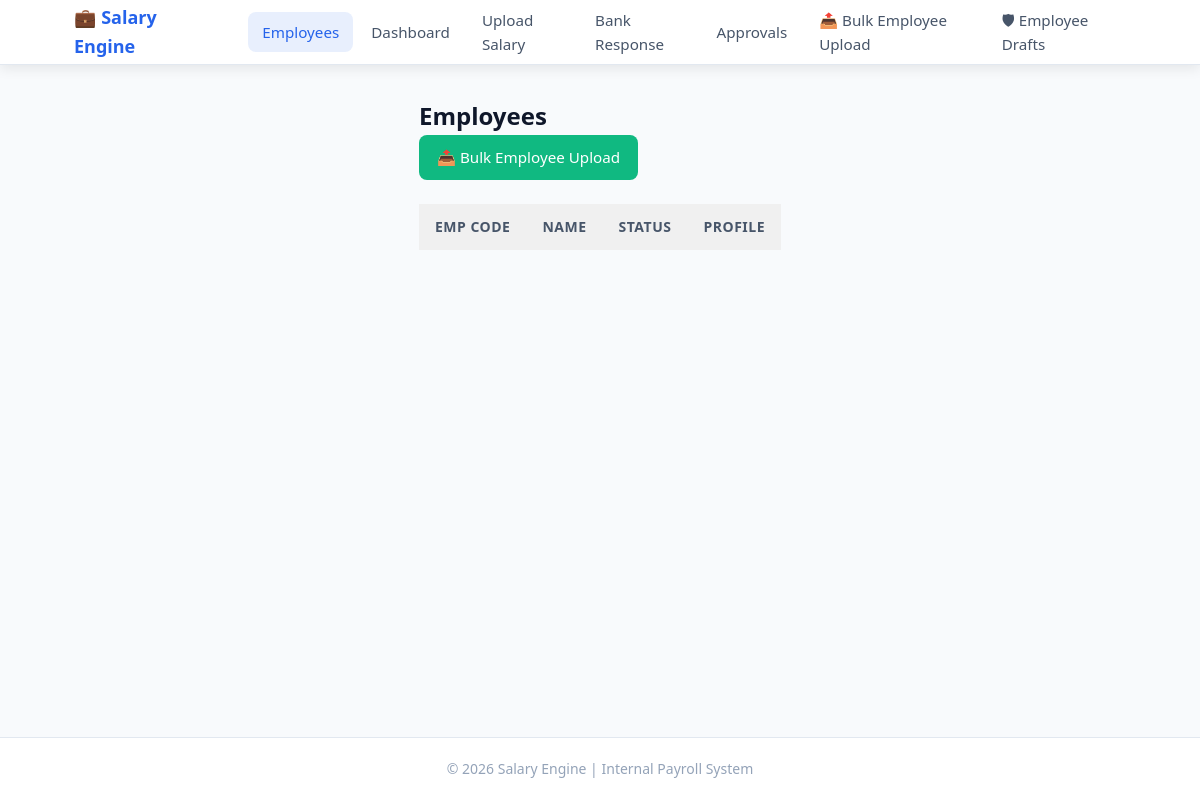
Page /employee/ on the earlier database version.
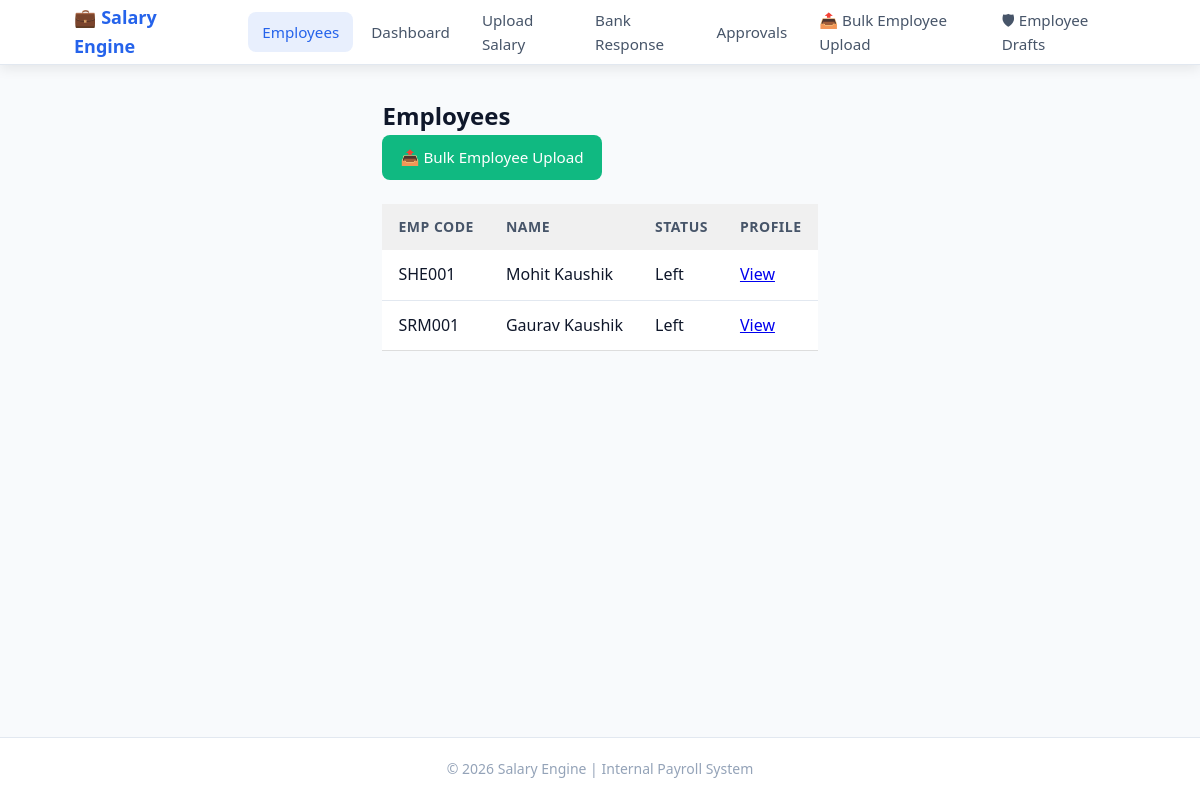
Same page on the later database version.
### employees/models.py (models this page shows, shortened)
class Employee(models.Model):
    company = models.ForeignKey(
        Company,
        on_delete=models.PROTECT,
        related_name="employees"
    )
    emp_code = models.CharField(max_length=50)
    name = models.CharField(max_length=200)
    father_name = models.CharField(max_length=200, blank=True)
    uan_number = models.CharField(
        max_length=20,
        unique=True,
        null=True,
        blank=True
    )
    esic_number = models.CharField(
        max_length=20,
        unique=True,
        null=True,
        blank=True
    )
    document_number = models.CharField(
        max_length=50,
        unique=True,
        null=True,
        blank=True
    )
    default_salary = models.DecimalField(
        max_digits=10,
        decimal_places=2,
        null=True,
        blank=True
    )
    joining_date = models.DateField()
    exit_date = models.DateField(null=True, blank=True)
    created_at = models.DateTimeField(auto_now_add=True)
    approved_by = models.ForeignKey(
        User,
        null=True,
        blank=True,
        on_delete=models.SET_NULL,
        related_name="approved_employees"
    )
    class Meta:
        unique_together = ("company", "emp_code")
        ordering = ["emp_code"]

### employees/views.py (the view)
# urls.py: path("", employee_list, name="employee_list"),
def employee_list(request):
    employees = Employee.objects.order_by("emp_code")
    return render(
        request,
        "employees/employee_list.html",
        {"employees": employees}
    )

### templates/employees/employee_list.html (shortened to what this page needs)
{% extends "base.html" %}
{% block content %}
<h2>Employees</h2>
<div class="mb-3">
    {% if not request.user.is_staff %}
        <a class="btn btn-success"
           href="{% url 'employees:upload_employee_drafts' %}">
            📤 Bulk Employee Upload
        </a>
    {% endif %}
</div>
<table style="width:100%; background:white; border-collapse:collapse; margin-top:20px;">
    <tr style="background:#f0f0f0;">
        <th>Emp Code</th>
        <th>Name</th>
        <th>Status</th>
        <th>Profile</th>
    </tr>
    {% for e in employees %}
    <tr style="border-bottom:1px solid #ddd;">
        <td>{{ e.emp_code }}</td>
        <td>{{ e.name }}</td>
        <td>{{ e.is_active|yesno:"Active,Left" }}</td>
        <td>
            <a href="{% url 'employees:employee_profile' e.id %}">
                View
            </a>
        </td>
    </tr>
    {% endfor %}
</table>
{% endblock %}

Differences in the rows shown:
added Employee: emp_code "SHE001", name "Mohit Kaushik", is_active "Left"
added Employee: emp_code "SRM001", name "Gaurav Kaushik", is_active "Left"
